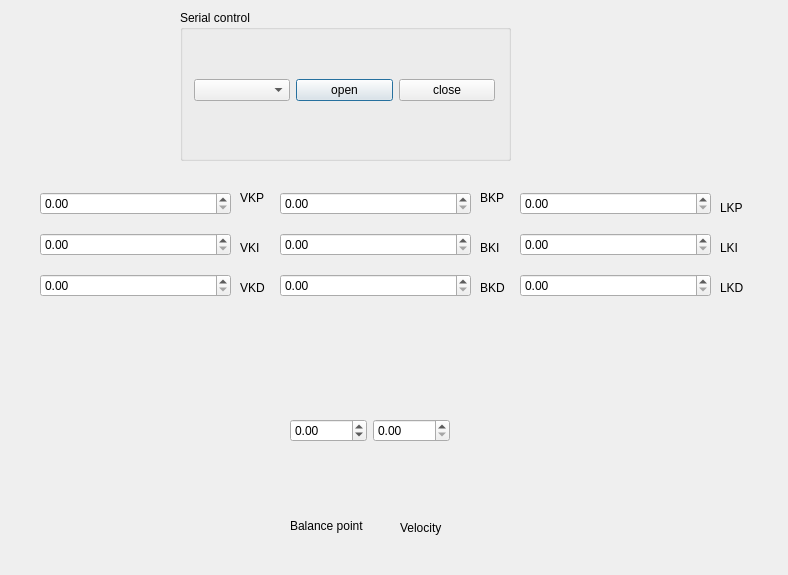
<?xml version="1.0" encoding="UTF-8"?>
<ui version="4.0">
 <class>Dialog</class>
 <widget class="QDialog" name="Dialog">
  <property name="geometry">
   <rect>
    <x>0</x>
    <y>0</y>
    <width>788</width>
    <height>575</height>
   </rect>
  </property>
  <property name="windowTitle">
   <string>Dialog</string>
  </property>
  <widget class="QWidget" name="verticalLayoutWidget">
   <property name="geometry">
    <rect>
     <x>40</x>
     <y>180</y>
     <width>191</width>
     <height>131</height>
    </rect>
   </property>
   <layout class="QVBoxLayout" name="verticalLayout">
    <item>
     <widget class="QDoubleSpinBox" name="vkp">
      <property name="singleStep">
       <double>0.100000000000000</double>
      </property>
     </widget>
    </item>
    <item>
     <widget class="QDoubleSpinBox" name="vki">
      <property name="singleStep">
       <double>0.100000000000000</double>
      </property>
     </widget>
    </item>
    <item>
     <widget class="QDoubleSpinBox" name="vkd">
      <property name="singleStep">
       <double>0.100000000000000</double>
      </property>
     </widget>
    </item>
   </layout>
  </widget>
  <widget class="QWidget" name="verticalLayoutWidget_2">
   <property name="geometry">
    <rect>
     <x>280</x>
     <y>180</y>
     <width>191</width>
     <height>131</height>
    </rect>
   </property>
   <layout class="QVBoxLayout" name="verticalLayout_2">
    <item>
     <widget class="QDoubleSpinBox" name="bkp">
      <property name="singleStep">
       <double>0.100000000000000</double>
      </property>
     </widget>
    </item>
    <item>
     <widget class="QDoubleSpinBox" name="bki">
      <property name="singleStep">
       <double>0.100000000000000</double>
      </property>
     </widget>
    </item>
    <item>
     <widget class="QDoubleSpinBox" name="bkd">
      <property name="singleStep">
       <double>0.100000000000000</double>
      </property>
     </widget>
    </item>
   </layout>
  </widget>
  <widget class="QWidget" name="verticalLayoutWidget_3">
   <property name="geometry">
    <rect>
     <x>520</x>
     <y>180</y>
     <width>191</width>
     <height>131</height>
    </rect>
   </property>
   <layout class="QVBoxLayout" name="verticalLayout_3">
    <item>
     <widget class="QDoubleSpinBox" name="lkp">
      <property name="singleStep">
       <double>0.100000000000000</double>
      </property>
     </widget>
    </item>
    <item>
     <widget class="QDoubleSpinBox" name="lki">
      <property name="singleStep">
       <double>0.100000000000000</double>
      </property>
     </widget>
    </item>
    <item>
     <widget class="QDoubleSpinBox" name="lkd">
      <property name="singleStep">
       <double>0.100000000000000</double>
      </property>
     </widget>
    </item>
   </layout>
  </widget>
  <widget class="QWidget" name="horizontalLayoutWidget_2">
   <property name="geometry">
    <rect>
     <x>290</x>
     <y>350</y>
     <width>160</width>
     <height>161</height>
    </rect>
   </property>
   <layout class="QHBoxLayout" name="horizontalLayout_2">
    <item>
     <widget class="QDoubleSpinBox" name="balance_point">
      <property name="minimum">
       <double>-99.000000000000000</double>
      </property>
     </widget>
    </item>
    <item>
     <widget class="QDoubleSpinBox" name="velocity"/>
    </item>
   </layout>
  </widget>
  <widget class="QLabel" name="label">
   <property name="geometry">
    <rect>
     <x>290</x>
     <y>510</y>
     <width>81</width>
     <height>31</height>
    </rect>
   </property>
   <property name="text">
    <string>Balance point</string>
   </property>
  </widget>
  <widget class="QLabel" name="label_2">
   <property name="geometry">
    <rect>
     <x>400</x>
     <y>520</y>
     <width>55</width>
     <height>16</height>
    </rect>
   </property>
   <property name="text">
    <string>Velocity</string>
   </property>
  </widget>
  <widget class="QLabel" name="label_3">
   <property name="geometry">
    <rect>
     <x>240</x>
     <y>190</y>
     <width>31</width>
     <height>16</height>
    </rect>
   </property>
   <property name="text">
    <string>VKP</string>
   </property>
  </widget>
  <widget class="QLabel" name="label_4">
   <property name="geometry">
    <rect>
     <x>240</x>
     <y>240</y>
     <width>31</width>
     <height>16</height>
    </rect>
   </property>
   <property name="text">
    <string>VKI</string>
   </property>
  </widget>
  <widget class="QLabel" name="label_5">
   <property name="geometry">
    <rect>
     <x>240</x>
     <y>280</y>
     <width>31</width>
     <height>16</height>
    </rect>
   </property>
   <property name="text">
    <string>VKD</string>
   </property>
  </widget>
  <widget class="QLabel" name="label_6">
   <property name="geometry">
    <rect>
     <x>480</x>
     <y>190</y>
     <width>31</width>
     <height>16</height>
    </rect>
   </property>
   <property name="text">
    <string>BKP</string>
   </property>
  </widget>
  <widget class="QLabel" name="label_7">
   <property name="geometry">
    <rect>
     <x>480</x>
     <y>240</y>
     <width>31</width>
     <height>16</height>
    </rect>
   </property>
   <property name="text">
    <string>BKI</string>
   </property>
  </widget>
  <widget class="QLabel" name="label_8">
   <property name="geometry">
    <rect>
     <x>480</x>
     <y>280</y>
     <width>31</width>
     <height>16</height>
    </rect>
   </property>
   <property name="text">
    <string>BKD</string>
   </property>
  </widget>
  <widget class="QLabel" name="label_9">
   <property name="geometry">
    <rect>
     <x>720</x>
     <y>200</y>
     <width>31</width>
     <height>16</height>
    </rect>
   </property>
   <property name="text">
    <string>LKP</string>
   </property>
  </widget>
  <widget class="QLabel" name="label_10">
   <property name="geometry">
    <rect>
     <x>720</x>
     <y>240</y>
     <width>31</width>
     <height>16</height>
    </rect>
   </property>
   <property name="text">
    <string>LKI</string>
   </property>
  </widget>
  <widget class="QLabel" name="label_11">
   <property name="geometry">
    <rect>
     <x>720</x>
     <y>280</y>
     <width>31</width>
     <height>16</height>
    </rect>
   </property>
   <property name="text">
    <string>LKD</string>
   </property>
  </widget>
  <widget class="QGroupBox" name="groupBox">
   <property name="geometry">
    <rect>
     <x>180</x>
     <y>10</y>
     <width>331</width>
     <height>151</height>
    </rect>
   </property>
   <property name="title">
    <string>Serial control</string>
   </property>
   <widget class="QWidget" name="horizontalLayoutWidget">
    <property name="geometry">
     <rect>
      <x>14</x>
      <y>40</y>
      <width>301</width>
      <height>80</height>
     </rect>
    </property>
    <layout class="QHBoxLayout" name="horizontalLayout">
     <item>
      <widget class="QComboBox" name="comL"/>
     </item>
     <item>
      <widget class="QPushButton" name="openB">
       <property name="text">
        <string>open</string>
       </property>
      </widget>
     </item>
     <item>
      <widget class="QPushButton" name="closeB">
       <property name="text">
        <string>close</string>
       </property>
      </widget>
     </item>
    </layout>
   </widget>
  </widget>
 </widget>
 <resources/>
 <connections/>
</ui>
